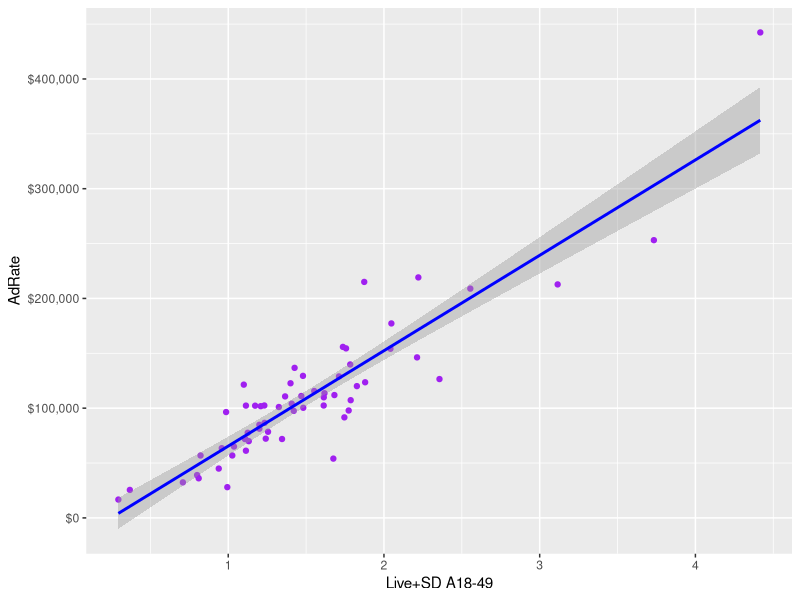
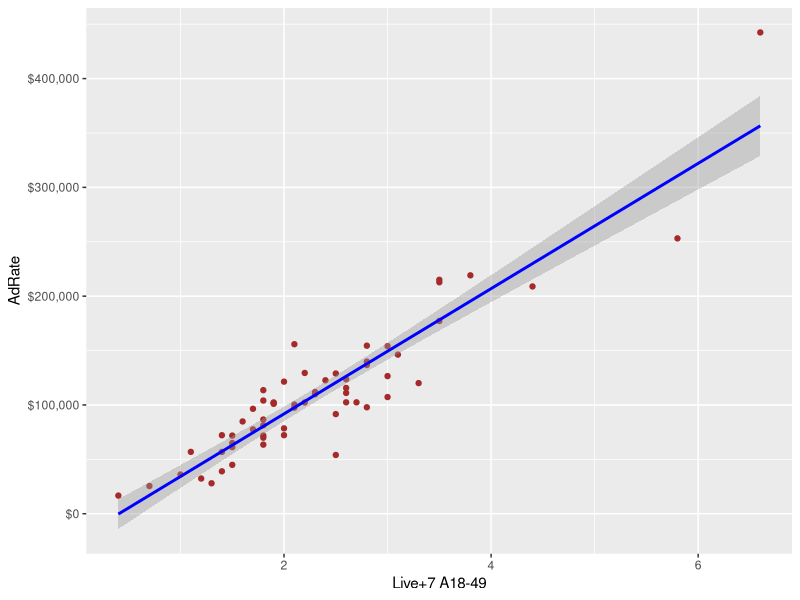
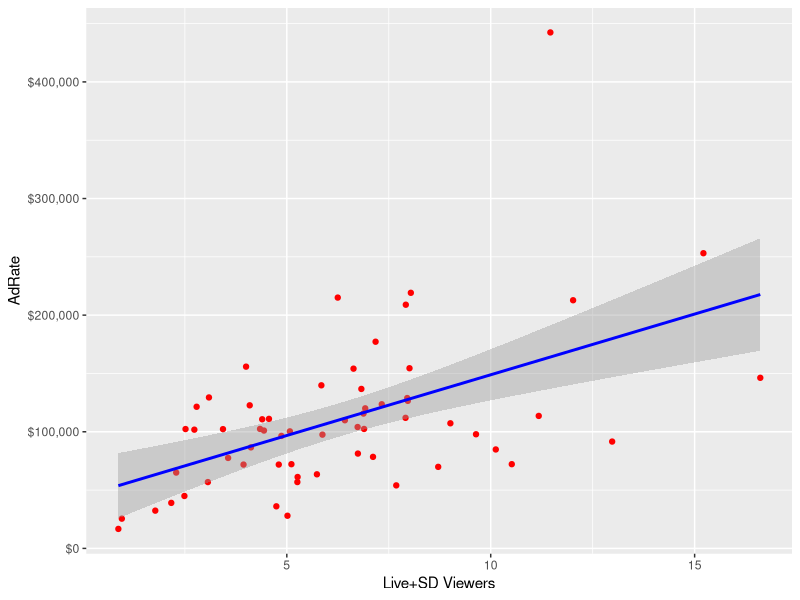
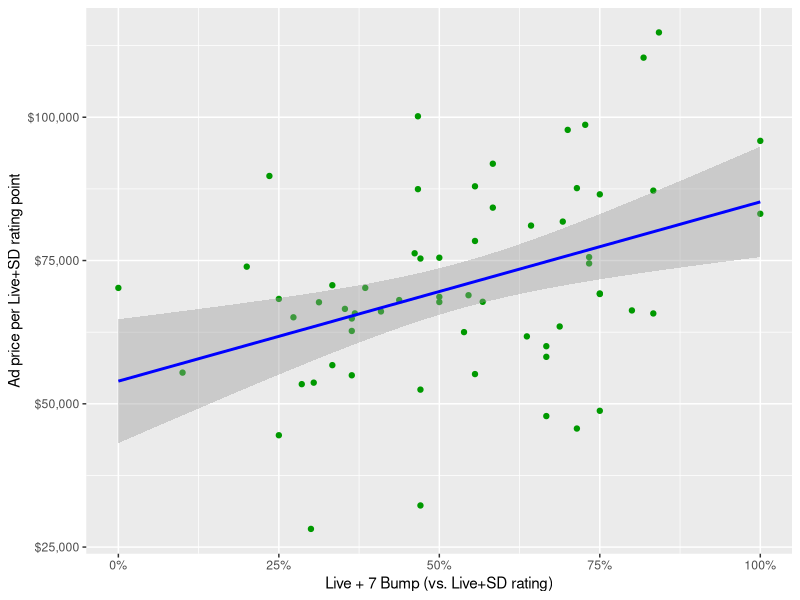

Write R code to recreate these figures, in order.
require(data.table)
require(ggplot2)
require(scales)
#Read post 1 table
post1 <- fread("post1.csv")

#Post 1 charts: Live+SD, Live+7, total viewers vs. ad rates
qplot(Demo,AdRate,data=post1,color=I("purple"),xlab="Live+SD A18-49") + geom_smooth(method="lm",color="blue") + scale_y_continuous(labels=dollar)
qplot(L7,AdRate,data=post1,color=I("brown"),xlab="Live+7 A18-49") + geom_smooth(method="lm",color="blue") + scale_y_continuous(labels=dollar)
qplot(Viewers,AdRate,data=post1,color=I("red"),xlab="Live+SD Viewers") + geom_smooth(method="lm",color="blue") + scale_y_continuous(labels=dollar)

#add Price and ranks
post1[,Price:=AdRate/Demo]
setorder(post1,-Price)
post1[,PriceRank:=1:.N]
setorder(post1,-L7Bump)
post1[,L7BumpRank:=1:.N]

#Post 1 chart: Live+7 bump vs. Price-per-point
qplot(L7Bump,Price,data=post1,color=I("#009900"),xlab="Live + 7 Bump (vs. Live+SD rating)",ylab="Ad price per Live+SD rating point") + geom_smooth(method="lm",color="blue") + scale_y_continuous(labels=dollar) + scale_x_continuous(labels=percent)

#Post 1 table:
setorder(post1,-L7Bump)
post1[1:15,.(Name,`Price/pt`=Price,L7Bump,PriceRank,L7BumpRank)]
